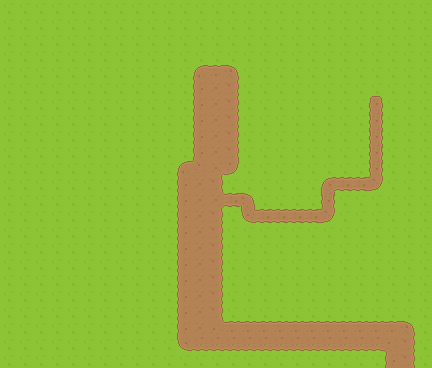

This is a level from a 2D game, rendered from its Tiled map with the project's own tilesets. A one-line summary and the complete map file follow:
An orthogonal 27x23 tile map with 16x16 px tiles, 2 tile layers (Tile Layer 1, Tile Layer 3), 1 hidden layer not drawn.

<map version="1.10" tiledversion="1.10.0" orientation="orthogonal" renderorder="left-up" width="27" height="23" tilewidth="16" tileheight="16" infinite="0" nextlayerid="5" nextobjectid="1">
 <editorsettings>
  <export target="level1plain.tmx" format="tmx" />
 </editorsettings>
 <tileset firstgid="1" source="tiles.tsx" />
 <layer id="1" name="Tile Layer 1" width="27" height="23">
  <data encoding="csv">
6,6,6,6,6,6,6,6,6,6,6,6,6,6,6,6,6,6,6,6,6,6,6,6,6,6,6,
6,6,6,6,6,6,6,6,6,6,6,6,6,6,6,6,6,6,6,6,6,6,6,6,6,6,6,
6,6,6,6,6,6,6,6,6,6,6,6,6,6,6,6,6,6,6,6,6,6,6,6,6,6,6,
6,6,6,6,6,6,6,6,6,6,6,6,6,6,6,6,6,6,6,6,6,6,6,6,6,6,6,
6,6,6,6,6,6,6,6,6,6,6,6,6,6,6,6,6,6,6,6,6,6,6,6,6,6,6,
6,6,6,6,6,6,6,6,6,6,6,6,6,6,6,6,6,6,6,6,6,6,6,6,6,6,6,
6,6,6,6,6,6,6,6,6,6,6,6,6,6,6,6,6,6,6,6,6,6,6,6,6,6,6,
6,6,6,6,6,6,6,6,6,6,6,6,6,6,6,6,6,6,6,6,6,6,6,6,6,6,6,
6,6,6,6,6,6,6,6,6,6,6,6,6,6,6,6,6,6,6,6,6,6,6,6,6,6,6,
6,6,6,6,6,6,6,6,6,6,6,6,6,6,6,6,6,6,6,6,6,6,6,6,6,6,6,
6,6,6,6,6,6,6,6,6,6,6,6,6,6,6,6,6,6,6,6,6,6,6,6,6,6,6,
6,6,6,6,6,6,6,6,6,6,6,6,6,6,6,6,6,6,6,6,6,6,6,6,6,6,6,
6,6,6,6,6,6,6,6,6,6,6,6,6,6,6,6,6,6,6,6,6,6,6,6,6,6,6,
6,6,6,6,6,6,6,6,6,6,6,6,6,6,6,6,6,6,6,6,6,6,6,6,6,6,6,
6,6,6,6,6,6,6,6,6,6,6,6,6,6,6,6,6,6,6,6,6,6,6,6,6,6,6,
6,6,6,6,6,6,6,6,6,6,6,6,6,6,6,6,6,6,6,6,6,6,6,6,6,6,6,
6,6,6,6,6,6,6,6,6,6,6,6,6,6,6,6,6,6,6,6,6,6,6,6,6,6,6,
6,6,6,6,6,6,6,6,6,6,6,6,6,6,6,6,6,6,6,6,6,6,6,6,6,6,6,
6,6,6,6,6,6,6,6,6,6,6,6,6,6,6,6,6,6,6,6,6,6,6,6,6,6,6,
6,6,6,6,6,6,6,6,6,6,6,6,6,6,6,6,6,6,6,6,6,6,6,6,6,6,6,
6,6,6,6,6,6,6,6,6,6,6,6,6,6,6,6,6,6,6,6,6,6,6,6,6,6,6,
6,6,6,6,6,6,6,6,6,6,6,6,6,6,6,6,6,6,6,6,6,6,6,6,6,6,6,
6,6,6,6,6,6,6,6,6,6,6,6,6,6,6,6,6,6,6,6,6,6,6,6,6,6,6
</data>
 </layer>
 <layer id="4" name="Tile Layer 3" width="27" height="23">
  <data encoding="csv">
0,0,0,0,0,0,0,0,0,0,0,0,0,0,0,0,0,0,0,0,0,0,0,0,0,0,0,
0,0,0,0,0,0,0,0,0,0,0,0,0,0,0,0,0,0,0,0,0,0,0,0,0,0,0,
0,0,0,0,0,0,0,0,0,0,0,0,0,0,0,0,0,0,0,0,0,0,0,0,0,0,0,
0,0,0,0,0,0,0,0,0,0,0,0,0,0,0,0,0,0,0,0,0,0,0,0,0,0,0,
0,0,0,0,0,0,0,0,0,0,0,0,521,522,523,0,0,0,0,0,0,0,0,0,0,0,0,
0,0,0,0,0,0,0,0,0,0,0,0,578,579,580,0,0,0,0,0,0,0,0,0,0,0,0,
0,0,0,0,0,0,0,0,0,0,0,0,578,579,580,0,0,0,0,0,0,0,0,634,0,0,0,
0,0,0,0,0,0,0,0,0,0,0,0,578,579,580,0,0,0,0,0,0,0,0,409,0,0,0,
0,0,0,0,0,0,0,0,0,0,0,0,578,579,580,0,0,0,0,0,0,0,0,409,0,0,0,
0,0,0,0,0,0,0,0,0,0,0,0,578,579,580,0,0,0,0,0,0,0,0,409,0,0,0,
0,0,0,0,0,0,0,0,0,0,0,521,577,519,637,0,0,0,0,0,0,0,0,409,0,0,0,
0,0,0,0,0,0,0,0,0,0,0,578,579,580,0,0,0,0,0,0,407,466,466,465,0,0,0,
0,0,0,0,0,0,0,0,0,0,0,578,579,579,466,408,0,0,0,0,409,0,0,0,0,0,0,
0,0,0,0,0,0,0,0,0,0,0,578,579,580,0,464,466,466,466,466,465,0,0,0,0,0,0,
0,0,0,0,0,0,0,0,0,0,0,578,579,580,0,0,0,0,0,0,0,0,0,0,0,0,0,
0,0,0,0,0,0,0,0,0,0,0,578,579,580,0,0,0,0,0,0,0,0,0,0,0,0,0,
0,0,0,0,0,0,0,0,0,0,0,578,579,580,0,0,0,0,0,0,0,0,0,0,0,0,0,
0,0,0,0,0,0,0,0,0,0,0,578,579,580,0,0,0,0,0,0,0,0,0,0,0,0,0,
0,0,0,0,0,0,0,0,0,0,0,578,579,580,0,0,0,0,0,0,0,0,0,0,0,0,0,
0,0,0,0,0,0,0,0,0,0,0,578,579,580,0,0,0,0,0,0,0,0,0,0,0,0,0,
0,0,0,0,0,0,0,0,0,0,0,578,579,576,522,522,522,522,522,522,522,522,522,522,522,523,0,
0,0,0,0,0,0,0,0,0,0,0,635,636,636,636,636,636,636,636,636,636,636,636,636,520,580,0,
0,0,0,0,0,0,0,0,0,0,0,0,0,0,0,0,0,0,0,0,0,0,0,0,578,580,0
</data>
 </layer>
 <layer id="3" name="Tile Layer 2" width="27" height="23" visible="0">
  <data encoding="csv">
0,0,0,0,0,0,0,0,0,0,0,0,0,0,0,0,0,0,0,0,0,0,0,0,0,0,0,
834,835,835,835,835,835,835,835,835,835,836,0,0,0,0,0,837,838,838,838,838,838,838,838,838,838,839,
894,895,895,1181,1067,895,895,1181,895,895,896,0,0,0,0,0,894,895,1067,895,895,895,1181,895,895,895,896,
891,890,1179,890,890,890,890,1179,890,1179,893,0,0,0,0,0,891,890,890,1179,890,890,890,890,890,890,1180,
586,0,0,0,0,0,0,0,0,0,0,0,0,0,0,0,0,0,0,586,0,0,0,0,0,0,586,
643,586,0,0,0,586,0,0,0,0,0,0,0,0,0,0,0,0,0,643,0,0,0,0,0,0,643,
0,643,0,0,586,643,0,0,0,0,0,0,0,0,0,0,0,0,586,0,0,0,0,0,0,0,586,
586,0,0,0,643,0,0,586,0,0,0,0,0,0,0,0,0,0,643,586,0,0,0,0,0,586,643,
643,586,0,0,0,0,0,643,0,0,0,0,0,0,0,0,0,0,0,643,586,0,0,0,0,643,0,
586,643,0,0,0,0,0,0,0,0,0,0,0,0,0,0,0,586,0,586,643,0,0,0,0,0,586,
643,0,0,0,0,0,586,0,0,0,0,0,0,0,0,0,586,643,586,643,0,0,0,0,0,586,643,
4,5,0,0,0,0,643,0,0,0,0,0,0,0,0,0,643,0,643,0,0,0,0,0,586,643,0,
61,115,5,0,0,586,0,0,0,0,0,0,0,0,0,0,0,0,0,0,0,0,0,0,643,0,0,
61,61,62,0,0,643,0,0,0,0,0,0,0,0,0,0,0,0,0,0,0,0,586,586,0,0,0,
61,61,62,0,0,0,586,0,0,0,0,0,0,0,0,0,586,0,586,586,0,586,643,643,0,0,0,
1424,61,62,0,0,0,643,0,0,0,0,0,0,0,0,0,643,586,643,643,586,643,0,0,0,586,0,
61,61,62,0,0,0,0,0,0,0,0,0,0,0,0,0,0,643,0,0,643,0,0,0,0,643,0,
61,61,115,5,0,0,0,0,0,0,0,0,0,0,0,0,0,0,0,0,0,0,0,0,0,0,0,
61,61,61,62,0,0,0,0,0,0,0,0,0,0,0,0,0,0,0,0,0,0,0,0,0,0,0,
1423,61,61,62,0,0,0,0,0,0,0,0,0,0,0,0,0,0,0,0,0,0,0,0,0,0,0,
61,61,1425,115,4,5,0,0,0,0,0,0,0,0,0,0,0,0,0,0,0,0,0,0,0,0,0,
61,1424,61,61,61,115,5,0,0,0,0,0,0,0,0,0,0,0,0,0,0,0,0,0,0,0,0,
61,61,61,61,61,61,115,5,0,0,0,0,0,0,0,0,0,0,0,0,0,0,0,0,0,0,0
</data>
 </layer>
</map>
